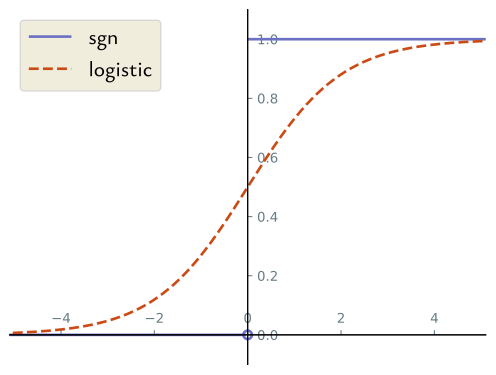

Here is the Python script that generated this plot:
import matplotlib.pyplot as plt
import matplotlib.font_manager as fm
import numpy as np


def sgn(x):
    return np.array(x >= 0)


r = 10

x1 = np.arange(-r, -0.04, 0.02)
x2 = np.arange(0, r, 0.02)
y1 = sgn(x1).astype(int)
y2 = sgn(x2).astype(int)

x = np.arange(-r, r, 0.02)
logistic = 1 / (1 + np.exp(-x))

plt.axis([-5.1, 5.1, -0.1, 1.1])

with plt.style.context('Solarize_Light2'):

    # plt.figure(figsize = (10,5))
    ax = plt.gca()

    ax.xaxis.set_ticks_position('bottom')
    ax.spines['bottom'].set_position(('data', 0))

    ax.yaxis.set_ticks_position('left')
    ax.spines['left'].set_position(('data', 0))

    ax.xaxis.set_ticks_position('top')
    ax.spines['top'].set_position(('data', 0))

    ax.yaxis.set_ticks_position('right')
    ax.spines['right'].set_position(('data', 0))

    ax.tick_params(axis='x')
    ax.tick_params(axis='y')

    sgn_color, logistic_color = "#6c71c4", "#cb4b16"

    plt.plot(x1, y1, linestyle="-", linewidth=2, color=sgn_color, label="sgn")
    plt.scatter(0, 0, s=40, facecolors='none', linewidth=2, edgecolors=sgn_color)
    plt.plot(x2, y2, linestyle="-", linewidth=2, color=sgn_color)

    plt.plot(x, logistic, linestyle="dashed", linewidth=2, color=logistic_color, label="logistic")

    legend = plt.legend(loc='best', prop={'family': 'Ysabeau Office', 'size': 16, 'weight': 'medium'})
    plt.setp(legend.get_texts())

    plt.savefig(f"sgn-logistic-func-plot.svg", transparent=True, bbox_inches="tight")
